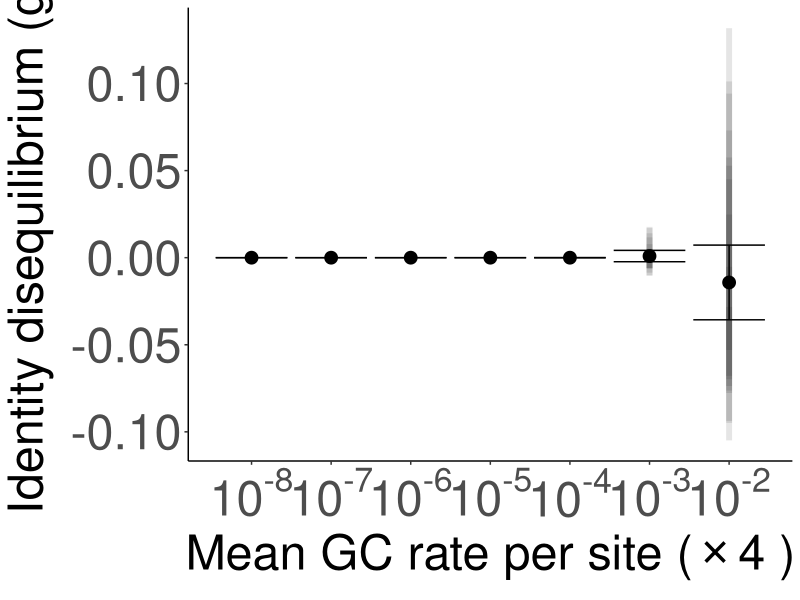

Reproduce this figure in R.
#!/usr/bin/env Rscript

library(tidyverse)
library(scales)

ID_df_nonconstant_GC <- read.csv("Data_ID_nonconstant_GC.csv")
ID_df_nonconstant_GC$Rep <- as.factor(ID_df_nonconstant_GC$Rep)

replicate_number = length(unique(ID_df_nonconstant_GC$Rep))

ID_df_nonconstant_GC_sum <- ID_df_nonconstant_GC %>%
	group_by(Rate) %>%
	summarise(Expected_g2=mean(g2), sd_g2=sd(g2))

print(replicate_number)


print(str(ID_df_nonconstant_GC))

g2_plot <- ggplot() + 
	geom_linerange(data = ID_df_nonconstant_GC, aes(x=Rate*1000, ymin=CI_lower, ymax=CI_upper), size = 2, alpha = 0.1) + 
	geom_point(data = ID_df_nonconstant_GC_sum, aes(x=Rate*1000, y=Expected_g2), size = 4) + 
	geom_errorbar(data = ID_df_nonconstant_GC_sum, aes(x=Rate*1000, ymin=Expected_g2-1.96*sd_g2/sqrt(replicate_number), ymax=Expected_g2+1.96*sd_g2/sqrt(replicate_number))) +
    scale_color_brewer(palette = "RdBu") + 
	labs(x=expression("Mean GC rate per site (" %*% "4 )"),y=expression(paste("Identity disequilibrium (",g[2],")"))) + 
	theme(panel.grid.major=element_blank(),
    	      panel.grid.minor=element_blank(),
    	      panel.background=element_blank(),
    	      axis.line = element_line(color="black"),
    	      
    	      plot.title=element_text(size=40, hjust=0.5, face="bold"),
	      plot.caption=element_text(size=20, hjust=0.5),
	      axis.title.y=element_text(size=35),
	      axis.title.x=element_text(size=35),
	      
	      axis.text.x=element_text(size=35),
	      axis.text.y=element_text(size=35),
	      
	      legend.position="none")+
	scale_x_log10(breaks = c(10**seq(-8, -2, 1)),
                     labels = trans_format("log10", math_format(10^.x)))
	
ggsave(filename = "Plot_ID_g2_nonconstant_GC.png",
	plot = g2_plot,
	dpi = 300,
	width=12,
	height=12)

print(warnings())
